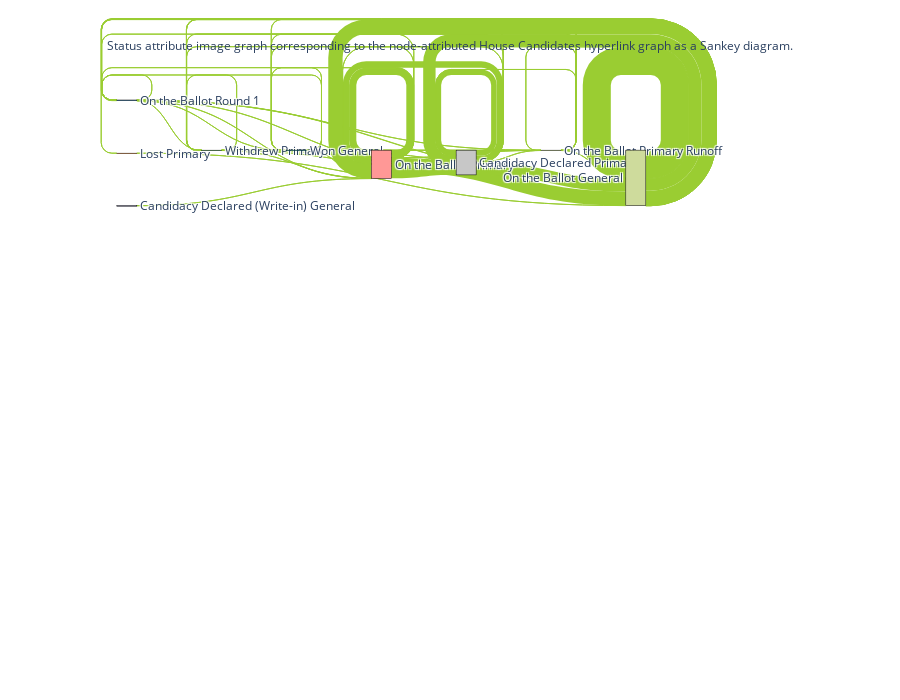

The notebook cell saved with this chart:
### Markdown cell above
### Fig 16-3 Sankey Diagram of Status for House Candidates

### Code cell
# Status attributed House
node_attributes_d = house_candidate_status_d

AG_status = attribute_image_graph(Gh, node_attributes_d)
nodes = list(AG_status.nodes)
node_indices = {node: i for i, node in enumerate(nodes)}
links = []

for u, v, data in AG_status.edges(data=True):
    links.append({
        'source': node_indices[u],
        'target': node_indices[v],
        'value': data['weight']
    })
    

# Define custom colors for nodes and links
node_colors = forty_colors[:len(nodes)]
link_colors = ["yellowgreen"]*len(AG_status.edges)

ti3S=f"Status attribute image graph corresponding to the node-attributed House Candidates hyperlink graph as a Sankey diagram."

fig = go.Figure(data=[go.Sankey(
    node=dict(
        pad=100,
        thickness=20,
        line=dict(color="black", width=0.5),
        label=nodes,
        color=node_colors
    ),
    link=dict(
        source=[link['source'] for link in links],
        target=[link['target'] for link in links],
        value=[link['value'] for link in links],
        color=link_colors
    )
)], layout=dict(
    title=dict(text=ti3S, x=0.5, font=dict(size=12)),
    width=900,  # Adjust as needed
    height=700  # Adjust as needed
))
#fig.write_html("output_graphs/house_status_sankey_diagram.html")
fig.show()

### Figure 1 — Plotly figure (JSON) as saved in the notebook; plotly's stock layout.template omitted (floating-point values rounded to 4 significant figures)
{"data": [{"link": {"color": ["yellowgreen", "yellowgreen", "yellowgreen", "yellowgreen", "yellowgreen", "yellowgreen", "yellowgreen", "yellowgreen", "yellowgreen", "yellowgreen", "yellowgreen", "yellowgreen", "yellowgreen", "yellowgreen", "yellowgreen", "yellowgreen", "yellowgreen", "yellowgreen", "yellowgreen", "yellowgreen", "yellowgreen", "yellowgreen", "yellowgreen", "yellowgreen", "yellowgreen", "yellowgreen", "yellowgreen", "yellowgreen", "yellowgreen", "yellowgreen", "yellowgreen", "yellowgreen", "yellowgreen", "yellowgreen", "yellowgreen", "yellowgreen", "yellowgreen", "yellowgreen", "yellowgreen", "yellowgreen", "yellowgreen", "yellowgreen", "yellowgreen", "yellowgreen", "yellowgreen", "yellowgreen", "yellowgreen", "yellowgreen", "yellowgreen"], "source": [0, 0, 0, 0, 0, 0, 0, 1, 2, 2, 2, 2, 2, 2, 9, 9, 9, 9, 9, 9, 13, 13, 13, 13, 13, 13, 13, 17, 17, 17, 17, 17, 17, 17, 23, 26, 26, 26, 26, 26, 26, 27, 27, 27, 27, 27, 27, 27, 27], "target": [13, 27, 17, 2, 9, 0, 26, 27, 13, 27, 17, 0, 9, 26, 13, 27, 17, 0, 2, 26, 27, 17, 13, 0, 2, 9, 26, 13, 27, 0, 17, 2, 9, 26, 13, 13, 27, 17, 0, 2, 9, 13, 17, 27, 0, 2, 9, 26, 1], "value": [176, 344, 152, 2, 2, 4, 2, 7, 88, 172, 76, 2, 1, 1, 88, 172, 76, 2, 1, 1, 14988, 6623, 7692, 174, 87, 87, 87, 6779, 13249, 154, 5836, 77, 77, 77, 1, 88, 174, 78, 2, 1, 1, 15228, 13148, 29770, 346, 173, 173, 175, 7]}, "node": {"color": ["#1f77b4", "#ff7f0e", "#2ca02c", "#d62728", "#9467bd", "#8c564b", "#e377c2", "#7f7f7f", "#bcbd22", "#17becf", "#aec7e8", "#ffbb78", "#98df8a", "#ff9896", "#c5b0d5", "#c49c94", "#f7b6d2", "#c7c7c7", "#dbdb8d", "#9edae5", "#393b79", "#5254a3", "#6b6ecf", "#9c9ede", "#637939", "#8ca252", "#b5cf6b", "#cedb9c", "#8c6d31"], "label": ["On the Ballot Round 1", "Lost Primary", "Withdrew Primary", "Lost (unofficially withdrew) Primary", "On the Ballot (Write-in) General", "Lost (unofficially withdrew) Primary Runoff", "Withdrew General", "On the Ballot Convention", "Withdrew Round 1", "Won General", "Disqualified Primary", "Candidacy Declared Round 1", "Advanced Round 1", "On the Ballot Primary", "Lost (Write-in) Primary", "Withdrew (unofficially withdrew) Primary", "On the Ballot (Write-in) Round 1", "Candidacy Declared Primary", "Candidacy Declared General", "On the Ballot (Write-in) Primary", "On the Ballot (unofficially withdrew) Primary", "Candidacy Declared (Write-in) Primary", "Lost Primary Runoff", "Candidacy Declared (Write-in) General", "Disqualified General", "Lost Convention", "On the Ballot Primary Runoff", "On the Ballot General", "Withdrew (Write-in) General"], "line": {"color": "black", "width": 0.5}, "pad": 100, "thickness": 20}, "type": "sankey"}], "layout": {"height": 700, "title": {"font": {"size": 12}, "text": "Status attribute image graph corresponding to the node-attributed House Candidates hyperlink graph as a Sankey diagram.", "x": 0.5}, "width": 900}}
